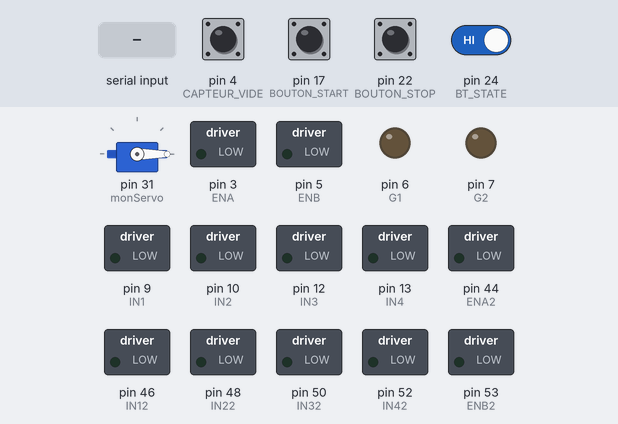
This sketch was run on a simulated Arduino Mega 2560, built with avr-gcc and run on an emulated ATmega2560. On the bench: servo, switched loads named in the sketch (green lamp = pin HIGH), output pins drawn as LEDs (lit = HIGH). Inputs (shaded band) come from the test bench; at power-on: pin 4 (CAPTEUR_VIDE), pin 17 (BOUTON_START), pin 22 (BOUTON_STOP), pin 24 (BT_STATE) HIGH. What the sketch prints to the serial monitor is not drawn.

Above: at 1.2 s.
1.3 s: pin 17 (BOUTON_START) pulled LOW for 0.15 s
At 4.0 s:
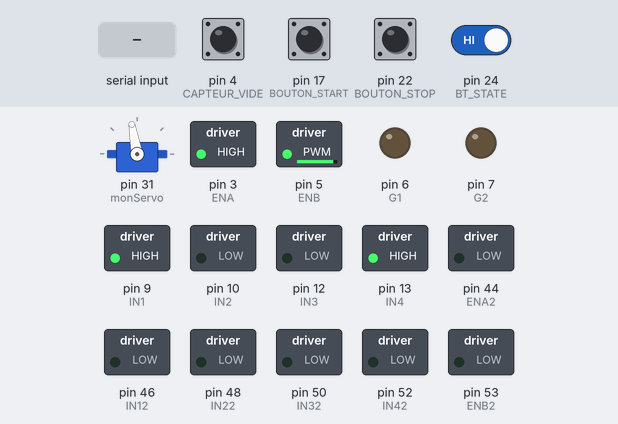
4.3 s: "FIN_ETAT\n" received over the second serial link
At 4.6 s:
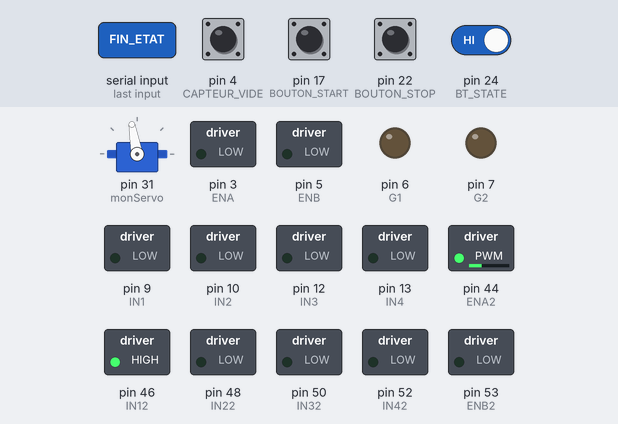
7.3 s: pin 22 (BOUTON_STOP) pulled LOW for 0.15 s
At 7.6 s:
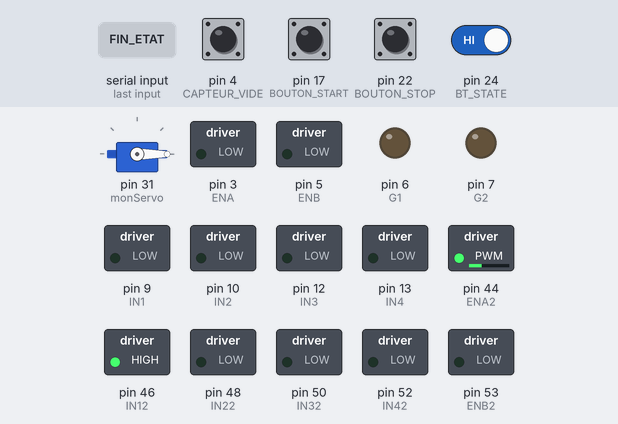
8.9 s: pin 17 (BOUTON_START) pulled LOW for 1 s
At 11.1 s:
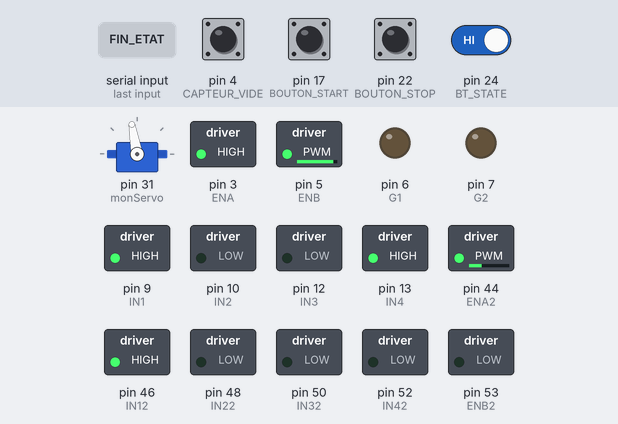
11.9 s: "G:90\n" received over the second serial link
At 12.2 s:
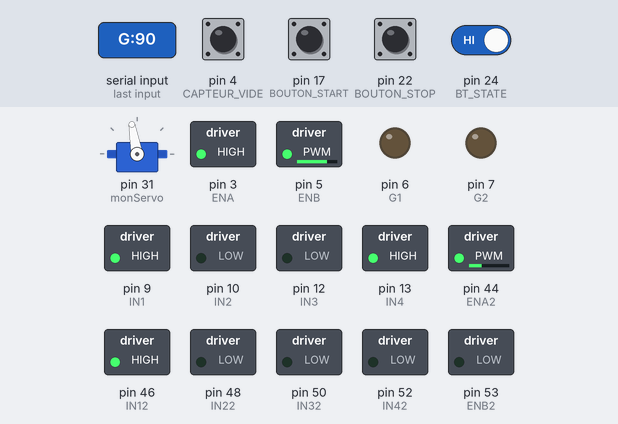
13.4 s: pin 24 (BT_STATE) driven LOW
At 14.6 s:
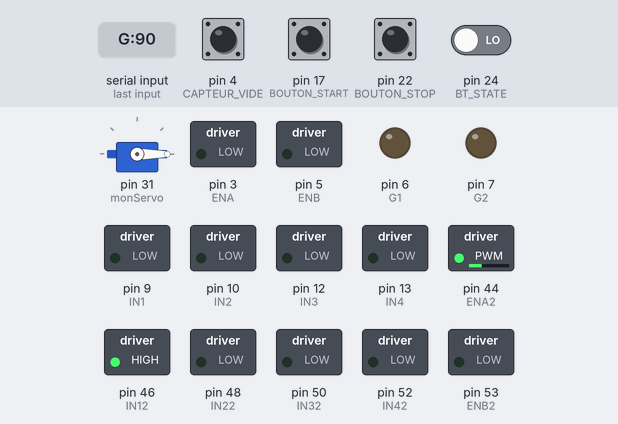
Timing chart, 0 to 16.4 s (numbered marks = the images above; inputs shaded):
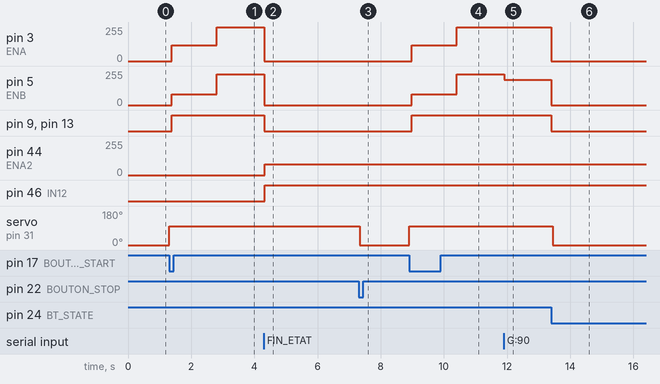

Measured:
- after the input at 1.3 s, pin 3 (ENA): 0/255 → 120/255 after 0.09 s, → 255/255 1.4 s later; pin 5 (ENB): 0/255 → 80/255 after 0.09 s, → 230/255 1.4 s later; pin 9 (IN1), pin 13 (IN4): LOW → HIGH after 0.09 s; servo on pin 31 (monServo): 0° → 100° at once
- after the input at 4.3 s, pin 3 (ENA): 255/255 → 0/255 at once; pin 5 (ENB): 230/255 → 0/255 at once; pin 9 (IN1), pin 13 (IN4): HIGH → LOW at once; pin 44 (ENA2): 0/255 → 80/255 at once; pin 46 (IN12): LOW → HIGH at once
- after the input at 7.3 s, pin 44 (ENA2): stays 80/255 (without the input it goes to 0/255 after 0.60 s); pin 46 (IN12): stays HIGH (without the input it goes to LOW after 0.60 s); servo on pin 31 (monServo): 100° → 0° at once
- after the input at 8.9 s, pin 3 (ENA): 0/255 → 120/255 after 0.09 s, → 255/255 1.4 s later; pin 5 (ENB): 0/255 → 80/255 after 0.09 s, → 230/255 1.4 s later; pin 9 (IN1), pin 13 (IN4): LOW → HIGH after 0.09 s; servo on pin 31 (monServo): 0° → 100° at once
- after the input at 11.9 s, pin 5 (ENB): 230/255 → 190/255 at once
- after the input at 13.4 s, pin 3 (ENA): 255/255 → 0/255 after 0.00 s instead of 3.3 s; pin 5 (ENB): 190/255 → 0/255 after 0.00 s instead of 3.3 s; pin 9 (IN1), pin 13 (IN4): HIGH → LOW after 0.00 s instead of 3.3 s; servo on pin 31 (monServo): 100° → 0° at once

The sketch:

maitre.ino
```cpp
#include <Servo.h>

Servo monServo;

// ===================== CONSTANTES CALIBRABLES =====================
const int vitesseMax = 250;
const int vitesseMoyenne = 150;
const int vitesseRalentie = 60;
const int vitesseInitiale = 100;

const unsigned long dureePalier1 = 1500;
const unsigned long dureePalier2 = 6300;

const int vitessePont = 80;
const unsigned long dureePont = 3600;

const unsigned long dureePompe = 8000;
const unsigned long prechargeDelai = 10000;
const unsigned long prechargeDuree = 7000;

const float KP = 6.0;
const float KI = 0.05;
const float KD = 0.6;
const float zoneMorte = 0.02;
const float integralMax = 50;

// ===================== PINS =====================
#define ENA 3
#define ENB 5
#define IN1 9
#define IN2 10
#define IN3 12
#define IN4 13
#define ENA2 44
#define ENB2 53
#define IN12 46
#define IN22 48
#define IN32 50
#define IN42 52
#define G1 6
#define G2 7
#define CAPTEUR_VIDE 4
#define BT_STATE 24
#define BOUTONUP 28
#define BOUTONDOWN 29
#define BOUTON_STOP 22
#define BOUTON_START 17

// ===================== VARIABLES =====================
float angleSlave = 0;
float tauxRotationSlave = 0;
float angleReconstruit = 0;
float integral = 0;
float lastError = 0;
unsigned long previousTime = 0;

unsigned long roueStartTime = 0;
bool roueActive = false;

unsigned long pontStartTime = 0;
bool pontActive = false;

unsigned long pompeStartTime = 0;
bool pompeActive = false;

bool vide = 0;

int etat = 0;
int etatmem = -1;
bool actionEtatFait = false;
bool attenteAck = false;
bool pretPourSuivant = false;

unsigned long prechargeStart = 0;
bool prechargeActive = false;
bool prechargeDemarree = false;

void setup() {
  Serial.begin(9600);
  Serial1.begin(9600);

  monServo.attach(31);
  monServo.write(0);

  pinMode(ENA, OUTPUT);
  pinMode(ENB, OUTPUT);
  pinMode(G1, OUTPUT);
  pinMode(G2, OUTPUT);
  pinMode(IN1, OUTPUT);
  pinMode(IN2, OUTPUT);
  pinMode(IN3, OUTPUT);
  pinMode(IN4, OUTPUT);

  pinMode(ENA2, OUTPUT);
  pinMode(ENB2, OUTPUT);
  pinMode(IN12, OUTPUT);
  pinMode(IN22, OUTPUT);
  pinMode(IN32, OUTPUT);
  pinMode(IN42, OUTPUT);

  pinMode(BOUTON_STOP, INPUT_PULLUP);
  pinMode(BOUTON_START, INPUT_PULLUP);
  pinMode(CAPTEUR_VIDE, INPUT_PULLUP);
  pinMode(BT_STATE, INPUT);

  digitalWrite(G2, LOW);
  analogWrite(G1, 0);
  MoteursMise0();
  Serial.println("[MAITRE] Initialisé.");
}

void loop() {
  unsigned long now = millis();
  verifierMessagesSlave();
  BTCheckARRET();
  vide = digitalRead(CAPTEUR_VIDE);

  if (etat != etatmem) {
    Serial.print("==> Passage à l'état ");
    Serial.println(etat);
    etatmem = etat;
    actionEtatFait = false;
    MoteursMise0();
    digitalWrite(G2, LOW);
  }

  switch (etat) {
    case 0:
      if (!actionEtatFait) {
        Serial.println("État 0 : Système à zéro. Appuyez sur START.");
        monServo.write(0);
        actionEtatFait = true;
      } else if (digitalRead(BOUTON_START) == LOW) {
        Serial.println("→ BOUTON_START appuyé. Passage à l'état 1");
        monServo.write(100);
        etat++;
        actionEtatFait = false;
      }
      break;

    case 1:
      if (!actionEtatFait) {
        Serial.println("Etat 1 : Avancée avec PID (angle reconstruit)");
        Serial1.println("ETAT1");
        previousTime = now;
        integral = 0;
        lastError = 0;
        roueStartTime = now;
        roueActive = true;
        angleReconstruit = 0;
        actionEtatFait = true;
      } else if (roueActive) {
        float dt = (now - previousTime) / 1000.0;
        previousTime = now;
        if (dt > 0) {
          angleReconstruit += tauxRotationSlave * dt;
          unsigned long tEcoule = now - roueStartTime;

          if (tEcoule <= dureePalier1) {
            AvancerAvecPID(vitesseInitiale, angleReconstruit, dt);
          } else if (tEcoule <= (dureePalier1 + dureePalier2)) {
            AvancerAvecPID(vitesseMax, angleReconstruit, dt);
          } else {
            AvancerSansPID(vitesseRalentie);
            if (digitalRead(CAPTEUR_VIDE) == HIGH) {
              Serial.println("→ Vide détecté, arrêt moteurs");
              MoteursMise0();
              roueActive = false;
              Serial1.println("STOP_ANGLE");
              etat++;
              actionEtatFait = false;
            }
          }
        }
      }
      break;

    case 2:
      if (!actionEtatFait) {
        Serial.println("État 2 : Déploiement du pont");
        pontStartTime = now;
        pontActive = true;
        digitalWrite(IN12, HIGH);
        digitalWrite(IN22, LOW);
        digitalWrite(ENA2, HIGH);        // Active l'alim
        analogWrite(ENA2, vitessePont);  // Démarre le pont
        actionEtatFait = true;
      } else if (pontActive && now - pontStartTime >= dureePont) {
        Serial.println("→ Déploiement terminé. Passage à l'état 3.");
        digitalWrite(IN12, LOW);
        digitalWrite(IN22, LOW);
        analogWrite(ENA2, 0);
        digitalWrite(ENA2, LOW);
        digitalWrite(G2, LOW);
        pontActive = false;
        etat++;
        actionEtatFait = false;
      }
      break;

    case 3:
      if (!actionEtatFait) {
        Serial.println("État 3 : Mouvement du robot esclave");
        Serial1.println("ETAT3");
        Serial.println("→ Ordre envoyé au SLAVE : ETAT3");
        attenteAck = true;
        actionEtatFait = true;
      }
      break;

    case 4:
      if (!actionEtatFait) {
        Serial.println("État 4 : Activation pompe finale");
        pompeStartTime = now;
        pompeActive = true;
        analogWrite(G1, 200);
        digitalWrite(G2, HIGH);
        actionEtatFait = true;
      } else if (pompeActive && now - pompeStartTime >= dureePompe) {
        analogWrite(G1, 0);
        digitalWrite(G2, LOW);
        pompeActive = false;
        etat++;
        actionEtatFait = false;
      }
      break;

    case 5:
      if (!actionEtatFait) {
        Serial.println("État 5 : Recul du robot esclave");
        Serial1.println("ETAT5");
        attenteAck = true;
        actionEtatFait = true;
      }
      break;
  }

  static unsigned long dernierAffichage = 0;
  if (etat == 1 && millis() - dernierAffichage >= 100) {
    Serial.print("Gyro: ");
    Serial.print(tauxRotationSlave);
    Serial.print(" | Angle: ");
    Serial.println(angleReconstruit);
    dernierAffichage = millis();
  }
}

// ===================== PID ET MOUVEMENT =====================
void AvancerAvecPID(int vitesseCible, float angle, float dt) {
  if (abs(angle) < zoneMorte) angle = 0;
  float error = -angle;

  integral += error * dt;
  integral = constrain(integral, -integralMax, integralMax);
  float derivative = (error - lastError) / dt;
  lastError = error;

  float correction = KP * error + KI * integral + KD * derivative;
  correction = constrain(correction, -60, 60);
  if (abs(correction) < 20) correction = (correction > 0) ? 20 : -20;

  float vitesseG = constrain(vitesseCible - correction, 0, 255);
  float vitesseD = constrain(vitesseCible + correction, 0, 255);

  digitalWrite(IN1, HIGH);
  digitalWrite(IN2, LOW);
  digitalWrite(IN3, LOW);
  digitalWrite(IN4, HIGH);
  analogWrite(ENA, vitesseG);
  analogWrite(ENB, vitesseD);
}

void AvancerSansPID(int vitesseFixe) {
  digitalWrite(IN1, HIGH);
  digitalWrite(IN2, LOW);
  digitalWrite(IN3, LOW);
  digitalWrite(IN4, HIGH);
  analogWrite(ENA, vitesseFixe);
  analogWrite(ENB, vitesseFixe);
}

void MoteursMise0() {
  digitalWrite(IN1, LOW);
  digitalWrite(IN2, LOW);
  digitalWrite(IN3, LOW);
  digitalWrite(IN4, LOW);
  analogWrite(ENA, 0);
  analogWrite(ENB, 0);
  digitalWrite(ENA, LOW);
  digitalWrite(ENB, LOW);
  digitalWrite(G1, LOW);
}

// ===================== COMMUNICATION =====================
void BTCheckARRET() {
  if (digitalRead(BOUTON_STOP) == LOW || digitalRead(BT_STATE) == LOW) {
    Serial.println("==> ARRET D'URGENCE / BT PERDU");
    resetSystem();
  }
}

void verifierMessagesSlave() {
  if (Serial1.available()) {
    String msg = Serial1.readStringUntil('\n');
    msg.trim();
    if (msg.startsWith("G:")) {
      tauxRotationSlave = msg.substring(2).toFloat();
    } else if (msg == "FIN_ETAT") {
      Serial.println("→ FIN_ETAT reçu");
      attenteAck = false;
      etat++;
      actionEtatFait = false;
    }
  }
}

void resetSystem() {
  etat = 0;
  etatmem = -1;
  actionEtatFait = false;
  attenteAck = false;
  roueActive = false;
  pontActive = false;
  pompeActive = false;
  integral = 0;
  lastError = 0;
  previousTime = 0;
  angleReconstruit = 0;
  tauxRotationSlave = 0;
  MoteursMise0();
  digitalWrite(G2, LOW);
  digitalWrite(G1, LOW);
}
```
